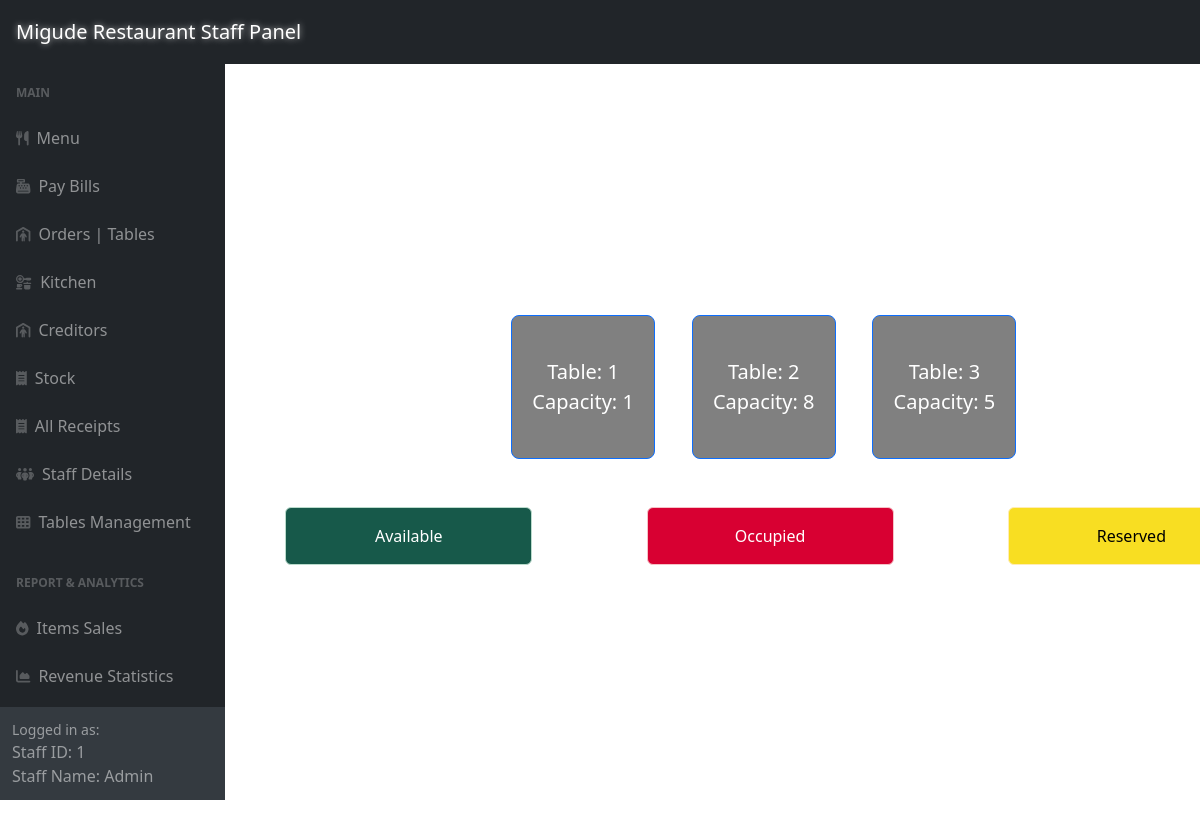
The app's page /adminSide/posBackend/posTable.php (signed in) with its own data.
### tables this page shows
CREATE TABLE `restaurant_tables` (
  `table_id` int(11) NOT NULL,
  `capacity` int(11) DEFAULT NULL,
  `is_available` tinyint(1) DEFAULT NULL
);

### adminSide/posBackend/posTable.php (the view, shortened to what this page needs)
<?php
include '../inc/dashHeader.php';
require_once '../config.php';
?>
<!DOCTYPE html>
<html>
<head>
    <link href="../css/pos.css" rel="stylesheet" />
</head>
<body>
<div class="container" style="text-align: center; width:100%; margin-top:3rem; margin-left: 2rem;  ">
    <div id="POS-Content" class="row" >
        <div class="row center-middle">
            <div class="col-md-15" style="margin-left: 17rem; margin-top: 0rem;max-height: 700px; overflow-y: auto;">
                <div class="row justify-content-center">
                    <?php
                    $query = "SELECT * FROM restaurant_tables ORDER BY table_id;";
                    $result = mysqli_query($link, $query);
                    if ($result) {
                        $table_count = 0;
                    while ($row = mysqli_fetch_assoc($result)) {
                        if ($table_count % 5 == 0) {
                            echo '</div><div class="row justify-content-center">';
                        }
                        $table_id = $row['table_id'];
                        $capacity = $row['capacity'];
                        $sqlBill = "SELECT bill_id FROM bills WHERE table_id = $table_id ORDER BY bill_time DESC LIMIT 1";
                        $result1 = $link->query($sqlBill);
                        $latestBillData = $result1->fetch_assoc();
                        $selectedDate = date("Y-m-d");
                        $endTime = date("H:i:s");
                        $startTime = date("H:i:s", strtotime($endTime) - (20 * 60));
                        $reservationQuery = "SELECT * FROM reservations WHERE table_id = $table_id AND reservation_date = '$selectedDate' AND reservation_time BETWEEN '$startTime' AND '$endTime'";
                        $reservationResult = mysqli_query($link, $reservationQuery);
                        if ($latestBillData) {
                            $latestBillID = $latestBillData['bill_id'];
                            $sqlBillItems = "SELECT * FROM bill_items WHERE bill_id = $latestBillID";
                            $result2 = $link->query($sqlBillItems);
                            if ($result2 && mysqli_num_rows($result2) > 0) {
                                $billItemColor = 'rgb(216, 0, 50)';
                            } else {
                                $billItemColor = 'rgb(23, 89, 74)';
                            }
                            $paymentTimeQuery = "SELECT payment_time FROM bills WHERE bill_id = $latestBillID";
                            $paymentTimeResult = $link->query($paymentTimeQuery);
                            $hasPaymentTime = false;
                            if ($paymentTimeResult && $paymentTimeResult->num_rows > 0) {
                                $paymentTimeRow = $paymentTimeResult->fetch_assoc();
                                if (!empty($paymentTimeRow['payment_time'])) {
                                    $hasPaymentTime = true;
                                }
                            }
                            $box_color = $hasPaymentTime ? 'rgb(23, 89, 74)' : $billItemColor;
                        } else {
                            $latestBillID = null;
                            $box_color = 'gray';
                        }
                        echo '<div class="col-md-2 mb-3">';
                        if ($reservationResult && mysqli_num_rows($reservationResult) > 0) {
                            echo '<a href="orderItem.php?bill_id=' . $latestBillID . '&table_id=' . $table_id . '"class="btn btn-primary btn-block btn-lg" style="color:black; '
                                    . 'background-color: rgb(248, 222, 34);justify-content: center; align-items: center; display: flex; width: 9rem; height: 9rem;">'
                                    . 'Table: ' . $table_id . '<br>Capacity: ' . $capacity;
                        } else{
                            echo '<a href="orderItem.php?bill_id=' . $latestBillID . '&table_id=' . $table_id . '"class="btn btn-primary btn-block btn-lg" '
                                    . 'style="background-color: ' . $box_color . ';justify-content: center; align-items: center; display: flex; width: 9rem; height: 9rem;">Table:'
                                    . ' ' . $table_id . '<br>Capacity: ' . $capacity;
                        }
                        echo '</a></div>';
                        $table_count++;
                    }
                    } else {
                        echo "Error fetching tables: " . mysqli_error($link);
                    }
                    ?>
                </div>
              <div class="row d-flex justify-content-around"style="margin-top: 2rem;" >
                <div class="col-md-3">
                    <div class="alert alert-success" role="alert" style="color:white;background-color: rgb(23, 89, 74);" data-toggle="tooltip" data-placement="top" title="Tables That are Free">
                        Available
                    </div>
                </div>
                <div class="col-md-3">
                    <div class="alert alert-danger" role="alert" style="color:white;background-color: rgb(216, 0, 50);" data-toggle="tooltip" data-placement="top" title="Tables That are Used">
                        Occupied
                    </div>
                </div>
                <div class="col-md-3">
                    <div class="alert alert-warning" style="color:black;background-color: rgb(248, 222, 34);" role="alert" data-toggle="tooltip" data-placement="top" title="Tables That are Reserved">
                        Reserved
                    </div>
                     </div>
                </div>
            </div>
        </div>
    </div>
</div>
<?php include '../inc/dashFooter.php' ?>

### adminSide/css/pos.css (style rules this page uses)
.center-middle { display: flex; justify-content: center; align-items: center; text-align: center; min-height: 100vh; }

### adminSide/inc/dashHeader.php (style rules this page uses)
html, body { overflow-x: hidden; width: 100%; }
.container, .container-fluid { max-width: 100%; }

### records on screen
restaurant_tables: table_id "1", capacity "1"
restaurant_tables: table_id "2", capacity "8"
restaurant_tables: table_id "3", capacity "5"

### other values on screen
$_SESSION['logged_account_id'] "1"
$_SESSION['logged_staff_name'] "Admin"
